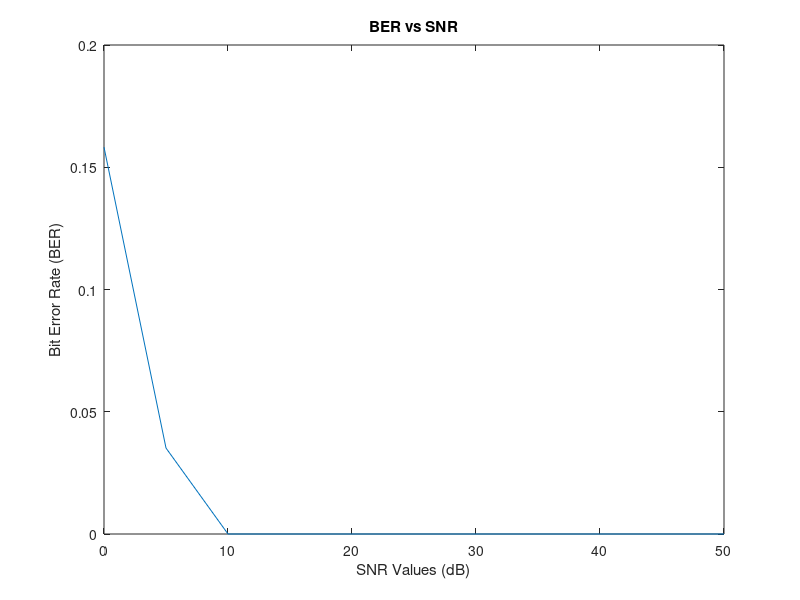

The MATLAB script that drew this image:
%% Phase 1: Data Generation
clc; close all; clear workspace;

% Assume the number of bits for transmission is 1024 (means, N= 1024).
% Generate random binary digits (0 or 1)
% Convert binary digits to ±1 (means 1 to +1 and 0 to -1). This is your data for transmission.

N_bits = 1024 ;
Raw_Data = randi([0 1], 1 , N_bits);
Signal =  2 .* (Raw_Data - 0.5);

% Generate equal number of noise samples.
% The generated noise should have normal distribution with zero mean and unit variance (use the function randn in MATLAB).

Noise = randn(1, N_bits);

% Change the noise variance with respect to SNR (signal to noise ratio) value.
% For that, fix the SNR value, (For example, let SNR = 10 dB)
% Use SNR value to generate noise variance.

SNR_db_Values_Array = 0:5:50;

Result = zeros([1 11]);

for k = 1:length(SNR_db_Values_Array)
    SNR = SNR_db_Values_Array(k);

    % SNR (in dB) = 10log10 (S/N) where S is the Signal power (or variance) and N is the Noise power (or variance)
    % Assume signal (the input data) has unit power. 
    % That is, S=1.Obtain the noise variance (=N) from the previous relation and use it together with the noise samples to generate the required noise.
    
    SignalPower = 1;
    NoisePower_variance = SignalPower ./ (10 .^ (SNR/10));

    Noise = sqrt(NoisePower_variance) .* Noise;

    %  Add noise samples with transmitted data. This is assumed as your received signal.
    Signal_Received = Signal + Noise;

    % Consider a threshold logic at the receiver.
    % Fix the threshold value as 0 (the transmitted data is +1 and -1, and 0 is the mid value)
    Threshold = 0;
    
    % If the received signal is above or equal to the threshold level, take it as 1
    % If the received signal is below the threshold value, take it as 0.
    
    Output = zeros(1,N_bits);
    for i = 1:N_bits
        if (Signal_Received(i) > Threshold)
            Output(i) = 1;
        else
            Output(i) = 0;
        end
    end
    
    % Compute the bit error rate during transmission.
    % Compare the output values from the threshold logice with the input binary digits (1 or 0 format)
    % Compute the bit error rate using the relation Bit error rate = (number of errors during transmission)/(total number of bits for transmission)
    
    Error_Count = 0;
    for i = 1:N_bits
        if Output(i) ~= Raw_Data(i) 
            Error_Count = Error_Count + 1;
        end
    end
    
    Bit_Error_Rate = Error_Count ./ N_bits;
    Result(k) = Bit_Error_Rate;

% Repeat the steps for different SNRs
% Repeat the steps from noise addition to bit error rate computation
% Do the simulation for the same data set with different SNRs
% Consider different SNR values from 0 dB to 50 dB (in multiples of 5 dB).
end


% Plot your result in a graph.
% X axis should be SNR values and Y axis should be bit error rate.

figure(1)
plot(SNR_db_Values_Array,Result)
xlabel('SNR Values (dB)');
ylabel('Bit Error Rate (BER)');
title("BER vs SNR");







